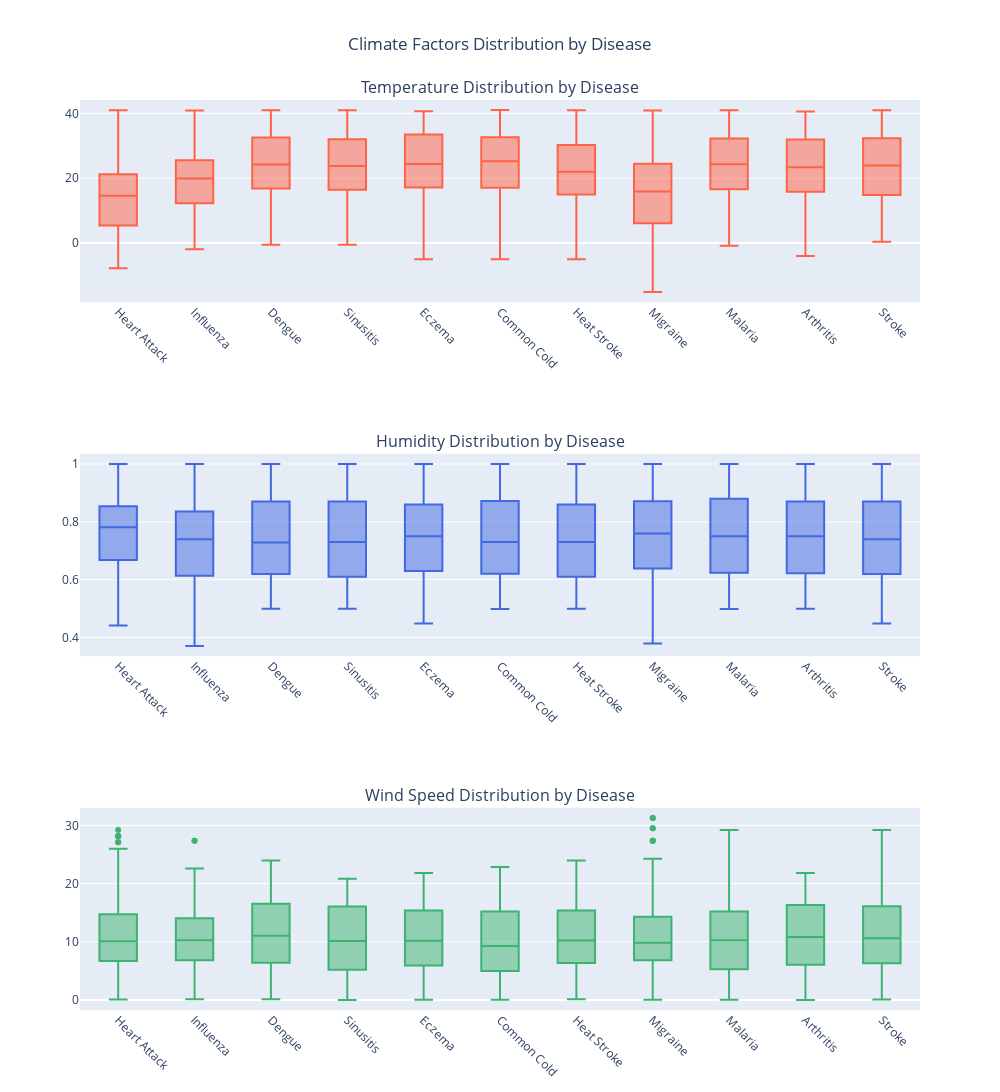

Notebook code for this chart:
### Markdown cell above
# Visiualizations

### Code cell
import plotly.graph_objects as go
from plotly.subplots import make_subplots

# Create 3-row subplot layout
fig = make_subplots(
    rows=3, cols=1,
    subplot_titles=[
        "Temperature Distribution by Disease",
        "Humidity Distribution by Disease",
        "Wind Speed Distribution by Disease"
    ]
)

# 1.Temperature
fig.add_trace(
    go.Box(
        x=df['prognosis'],
        y=df['Temperature (C)'],
        name="Temperature",
        marker_color='tomato'
    ),
    row=1, col=1
)

# 2.Humidity
fig.add_trace(
    go.Box(
        x=df['prognosis'],
        y=df['Humidity'],
        name="Humidity",
        marker_color='royalblue'
    ),
    row=2, col=1
)

#3. Wind Speed
fig.add_trace(
    go.Box(
        x=df['prognosis'],
        y=df['Wind Speed (km/h)'],
        name="Wind Speed",
        marker_color='mediumseagreen'
    ),
    row=3, col=1
)

# Layout customization
fig.update_layout(
    height=1200,
    width=1000,
    showlegend=False,
    title=dict(
        text="Climate Factors Distribution by Disease",
        x=0.5,  # center title
        xanchor='center'
    )
)

# Rotate x-axis labels
fig.update_xaxes(tickangle=45)

fig.show()
fig.write_html("climate_factors_distribution.html")

### Figure 1 — Plotly figure (JSON) as saved in the notebook; plotly's stock layout.template omitted (floating-point values rounded to 4 significant figures; data arrays with more than 128 entries replaced by an {"elided": "..."} marker saying what was removed)
{"data": [{"marker": {"color": "tomato"}, "name": "Temperature", "type": "box", "x": {"elided": "5200 str values"}, "xaxis": "x", "y": {"elided": "5200 float values"}, "yaxis": "y"}, {"marker": {"color": "royalblue"}, "name": "Humidity", "type": "box", "x": {"elided": "5200 str values"}, "xaxis": "x2", "y": {"elided": "5200 float values"}, "yaxis": "y2"}, {"marker": {"color": "mediumseagreen"}, "name": "Wind Speed", "type": "box", "x": {"elided": "5200 str values"}, "xaxis": "x3", "y": {"elided": "5200 float values"}, "yaxis": "y3"}], "layout": {"annotations": [{"font": {"size": 16}, "showarrow": false, "text": "Temperature Distribution by Disease", "x": 0.5, "xanchor": "center", "xref": "paper", "y": 1, "yanchor": "bottom", "yref": "paper"}, {"font": {"size": 16}, "showarrow": false, "text": "Humidity Distribution by Disease", "x": 0.5, "xanchor": "center", "xref": "paper", "y": 0.6111, "yanchor": "bottom", "yref": "paper"}, {"font": {"size": 16}, "showarrow": false, "text": "Wind Speed Distribution by Disease", "x": 0.5, "xanchor": "center", "xref": "paper", "y": 0.2222, "yanchor": "bottom", "yref": "paper"}], "height": 1200, "showlegend": false, "title": {"text": "Climate Factors Distribution by Disease", "x": 0.5, "xanchor": "center"}, "width": 1000, "xaxis": {"anchor": "y", "autorange": true, "domain": [0, 1], "range": [-0.5, 10.5], "tickangle": 45, "type": "category"}, "xaxis2": {"anchor": "y2", "autorange": true, "domain": [0, 1], "range": [-0.5, 10.5], "tickangle": 45, "type": "category"}, "xaxis3": {"anchor": "y3", "autorange": true, "domain": [0, 1], "range": [-0.5, 10.5], "tickangle": 45, "type": "category"}, "yaxis": {"anchor": "x", "autorange": true, "domain": [0.7778, 1], "range": [-18.24, 44.11], "type": "linear"}, "yaxis2": {"anchor": "x2", "autorange": true, "domain": [0.3889, 0.6111], "range": [0.3359, 1.035], "type": "linear"}, "yaxis3": {"anchor": "x3", "autorange": true, "domain": [0, 0.2222], "range": [-1.731, 33.04], "type": "linear"}}}
